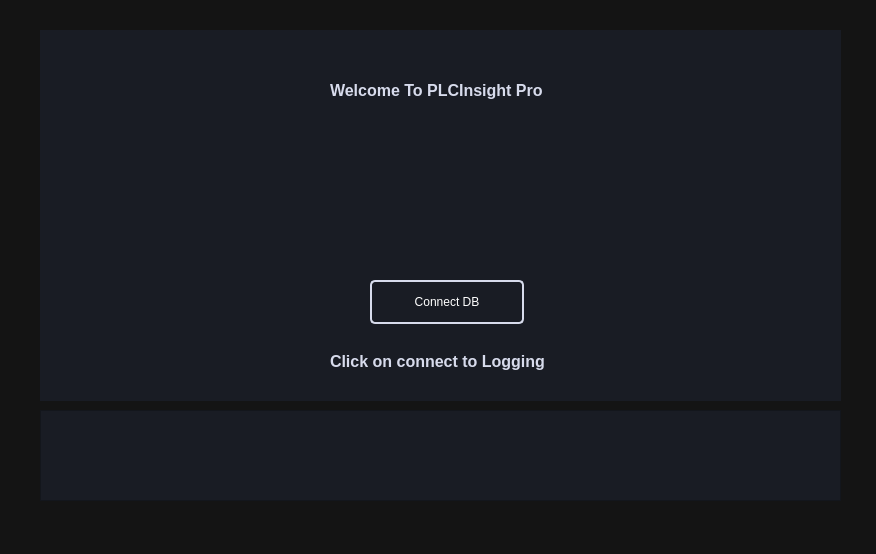
<?xml version="1.0" encoding="UTF-8"?>
<ui version="4.0">
 <class>MainWindow</class>
 <widget class="QMainWindow" name="MainWindow">
  <property name="geometry">
   <rect>
    <x>0</x>
    <y>0</y>
    <width>876</width>
    <height>554</height>
   </rect>
  </property>
  <property name="windowTitle">
   <string>MainWindow</string>
  </property>
  <property name="styleSheet">
   <string notr="true">background-color: rgb(20, 20, 20);</string>
  </property>
  <widget class="QWidget" name="centralwidget">
   <property name="styleSheet">
    <string notr="true">/* Set background colors and properties */
QFrame#mainFrame{
background-color: #f0f0f0;
}




QFrame#contentFrame{
background-color: #fff;
}

QFrame#leftMenuFrame{
background-color: #36647b;
}

QWidget#page_License {
background-color: #f0f0f0;
}

QPushButton:checked{
color:rgb(255, 166, 0);
background-color: rgb(88, 88, 88);
}
QCheckBox{
font:  &quot;Poppins&quot;;
font-weight: bold;
font-size: 8pt;
color: #D7DBEC;
}




QPushButton{
 font: 12pt &quot;Poppins&quot;;
 color:white;
 height:40px;
 border-radius: 5px;
 height:40px;
 width:150px;
border:2px solid #D7DBEC;
}



QPushButton:hover{
color:rgb(255, 166, 0);
}

/* Styles for Tab Widgets */
QTabWidget::pane {
border:1px solid lightgray;
/*background: rgb(245, 245, 245);*/

} 

QTabBar::tab {
/*background: rgb(230, 230, 230);*/ 
background-color: #191C24;
color:#F1F1F2;
border: 1px solid lightgray; 
padding: 10px 30px 10px 30px;
margin:1px;
} 
QTabBar::tab:hover {
	background-color:#343434;
	border-top-left-radius: 5px; 
    border-top-right-radius: 5px; 
    border-bottom-left-radius: 0px; 
    border-bottom-right-radius: 0px; 
} 

QTabBar::tab:selected {
	background: rgb(88,88,88);
	color:rgb(255, 166, 0);
	margin-bottom: -1px; 
}

/* QLabel settings */
QLabel#SettingBg1{
border-radius: 5px;
border-style: solid;
border-width: 2px;
border-color: rgba(40, 40, 40, 0.2);

}

QLabel#SettingBg2{
border-radius: 5px;
border-style: solid;
border-width: 2px;
border-color: rgba(40, 40, 40, 0.2);
}

QLabel#SettingBg3{
border-radius: 5px;
border-style: solid;
border-width: 2px;
border-color: rgba(40, 40, 40, 0.2);
}

QLabel#SettingBg4{
font: 14pt &quot;Poppins&quot;;
border-radius: 5px;
border-style: solid;
border-width: 2px;
border-color:  rgba(40, 40, 40, 0.2);
}

QLabel {
font-size: 12pt;
font:75  &quot;Poppins&quot;;
font-weight: bold;
color: #D7DBEC;
background-color: #191C24;
/*font-family: Noto Sans;*/
}

/* Global combobox settings */
QComboBox{
text-align: center;
border-radius: 5px;
border:2px solid #D7DBEC;
color: #D7DBEC;
padding: 2px;
font-weight: bold;
font-size: 8pt;
height:40px;
width:150px;
}

QComboBox::drop-down {
border: 0px; /* This seems to replace the whole arrow of the combo box */

}

QComboBox QAbstractItemView {
	text-align: center;
	qproperty-alignment: AlignCenter;
    background-color: white; /* Background color */
    color: #F1F1F2; /* Text color */
}

QComboBox::down-arrow {
image: url(img/Arrows-Down-4-icon.png);
width: 10px;
height: 10px;
}

QComboBox:hover{
color:rgb(255, 166, 0);
background-color:white;
/*border: 2px solid #252429;
color: #252429;*/
}

QTableView{
color: rgb(31, 31, 31);
background-color: rgb(209, 209, 209);
}

QHeaderView::section { 
font: 75 10pt &quot;Poppins&quot;;
color: white;
background-color:#989898; 
}

QDateTimeEdit{
background-color: rgb(81, 81, 81);
color: rgb(255, 255, 255);
}

QTableView::item { 
font: 75 12pt &quot;Poppins&quot;;
color:white; 
background:#2f373d; 
font-weight:900; 
}
QTableView::item:selected {
font: 75 12pt &quot;Poppins&quot;; 
color:black; 
background:#7cc8b9; 
font-weight:900; 
}
QTableView{
color: rgb(31, 31, 31);
background-color: rgb(25, 28, 36);
}

QTextEdit{
background-color: rgb(25, 28, 36);
color: rgb(255, 255, 255);
font: 8pt &quot;Poppins&quot;;
}</string>
   </property>
   <widget class="QWidget" name="widget" native="true">
    <property name="geometry">
     <rect>
      <x>10</x>
      <y>0</y>
      <width>861</width>
      <height>511</height>
     </rect>
    </property>
    <widget class="QTextEdit" name="connStatus">
     <property name="geometry">
      <rect>
       <x>30</x>
       <y>410</y>
       <width>801</width>
       <height>91</height>
      </rect>
     </property>
    </widget>
    <widget class="QWidget" name="widget_2" native="true">
     <property name="geometry">
      <rect>
       <x>30</x>
       <y>30</y>
       <width>801</width>
       <height>371</height>
      </rect>
     </property>
     <property name="styleSheet">
      <string notr="true">QWidget{
background-color: #191C24;
}</string>
     </property>
     <widget class="QPushButton" name="btnConnectDb">
      <property name="geometry">
       <rect>
        <x>330</x>
        <y>250</y>
        <width>154</width>
        <height>44</height>
       </rect>
      </property>
      <property name="styleSheet">
       <string notr="true">font: 12pt &quot;MS Shell Dlg 2&quot;;</string>
      </property>
      <property name="text">
       <string>Connect DB</string>
      </property>
     </widget>
     <widget class="QLabel" name="label">
      <property name="geometry">
       <rect>
        <x>290</x>
        <y>30</y>
        <width>231</width>
        <height>61</height>
       </rect>
      </property>
      <property name="font">
       <font>
        <pointsize>12</pointsize>
        <weight>75</weight>
        <italic>false</italic>
        <bold>true</bold>
       </font>
      </property>
      <property name="styleSheet">
       <string notr="true"/>
      </property>
      <property name="text">
       <string>Welcome To PLCInsight Pro</string>
      </property>
     </widget>
    </widget>
    <widget class="QLabel" name="label_2">
     <property name="geometry">
      <rect>
       <x>320</x>
       <y>350</y>
       <width>251</width>
       <height>23</height>
      </rect>
     </property>
     <property name="font">
      <font>
       <pointsize>12</pointsize>
       <weight>75</weight>
       <italic>false</italic>
       <bold>true</bold>
      </font>
     </property>
     <property name="styleSheet">
      <string notr="true"/>
     </property>
     <property name="text">
      <string>Click on connect to Logging</string>
     </property>
    </widget>
    <zorder>widget_2</zorder>
    <zorder>connStatus</zorder>
    <zorder>layoutWidget</zorder>
    <zorder>label_2</zorder>
   </widget>
  </widget>
  <widget class="QMenuBar" name="menubar">
   <property name="geometry">
    <rect>
     <x>0</x>
     <y>0</y>
     <width>876</width>
     <height>21</height>
    </rect>
   </property>
  </widget>
  <widget class="QStatusBar" name="statusbar"/>
 </widget>
 <resources/>
 <connections/>
</ui>
